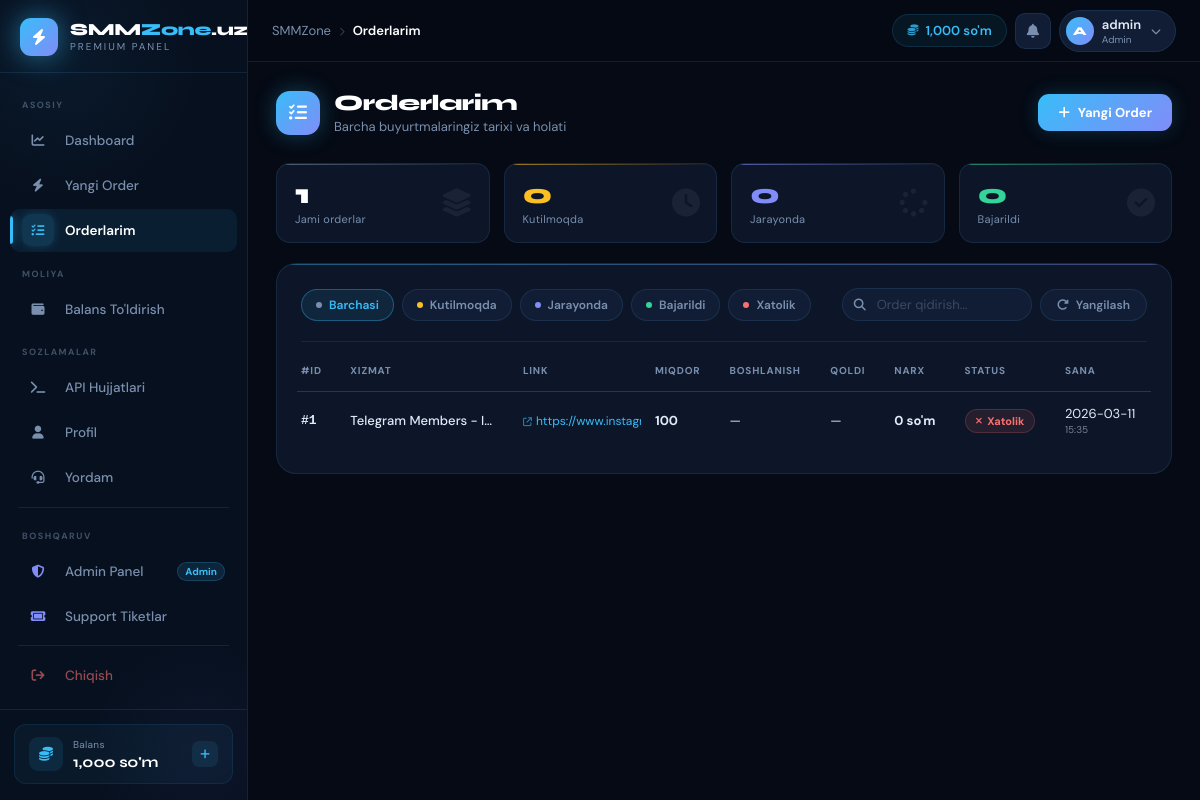
The page /orders (signed in) on the database as committed earlier.
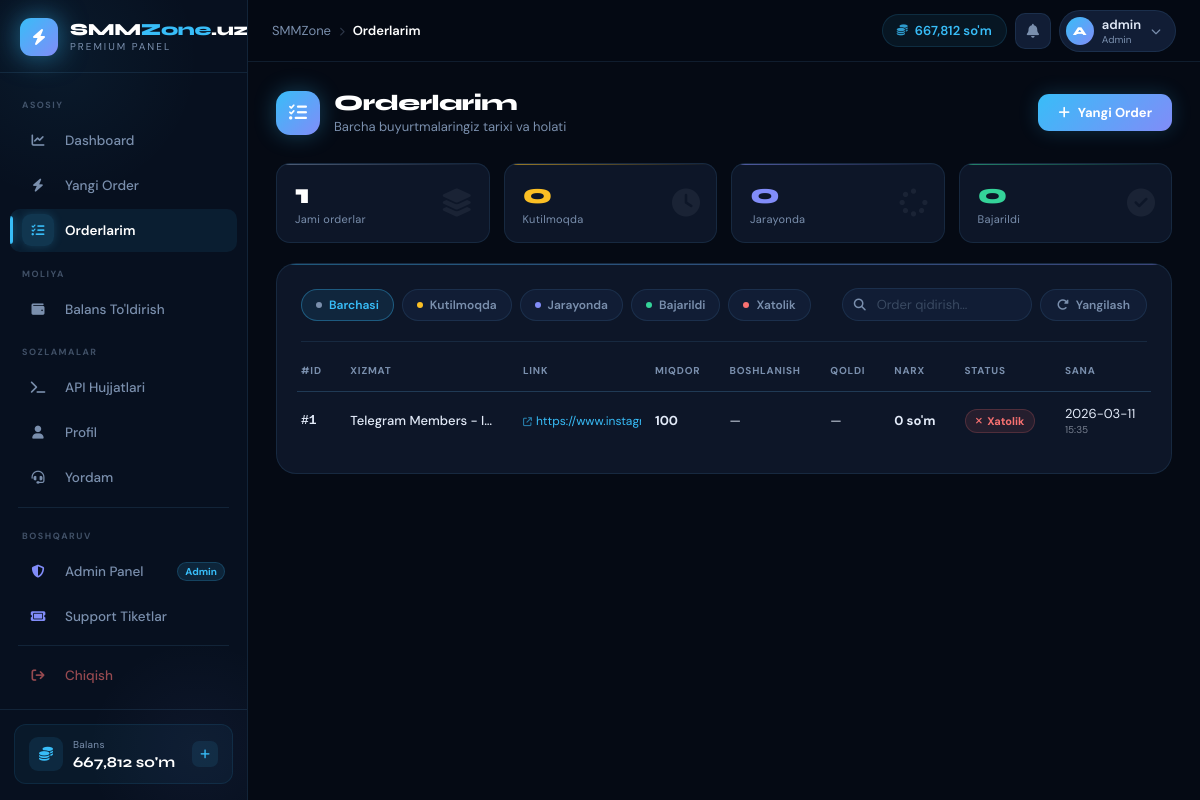
The same page on the database as committed later.
### tables this page shows
CREATE TABLE users (
    id           INTEGER PRIMARY KEY AUTOINCREMENT,
    username     TEXT UNIQUE NOT NULL,
    email        TEXT UNIQUE NOT NULL,
    password     TEXT NOT NULL,
    balance      REAL DEFAULT 0,
    role         TEXT DEFAULT 'user',
    api_key      TEXT UNIQUE,
    total_spent  REAL DEFAULT 0,
    total_orders INTEGER DEFAULT 0,
    ref_code     TEXT UNIQUE,
    referred_by  INTEGER,
    ref_earnings REAL DEFAULT 0,
    is_active    INTEGER DEFAULT 1,
    created_at   TEXT DEFAULT (datetime('now'))
);

### services/user_service.py (the view)
@user_bp.route("/orders")
@login_required
def orders():
    db     = get_db()
    u      = current_user()
    page   = max(1, int(request.args.get("page", 1)))
    status = request.args.get("status", "")
    limit  = 20
    where  = "WHERE o.user_id=?"
    params = [u["id"]]
    if status:
        where += " AND o.status=?"
        params.append(status)
    rows = r2l(db.execute(
        f"SELECT o.*, s.name as svc_name FROM orders o "
        f"JOIN services s ON o.service_id=s.id "
        f"{where} ORDER BY o.created_at DESC LIMIT ? OFFSET ?",
        params + [limit, (page - 1) * limit]
    ).fetchall())
    total = db.execute(f"SELECT COUNT(*) FROM orders o {where}", params).fetchone()[0]
    return render_template("orders.html", user=r2d(u), orders=rows,
                           page=page, total=total, limit=limit, status=status)

### database/db.py (called while the page is built)
def get_db():
    if "db" not in g:
        g.db = sqlite3.connect(DATABASE)
        g.db.row_factory = sqlite3.Row
    return g.db

def r2d(row):
    if row is None:
        return None
    return dict(row)

def r2l(rows):
    return [dict(row) for row in rows]

### main.py (called while the page is built)
@app.context_processor
def inject_globals():
    user_balance = 0
    if "user_id" in session:
        db = get_db()
        u  = db.execute("SELECT balance FROM users WHERE id=?", (session["user_id"],)).fetchone()
        if u: user_balance = u["balance"]
        session["balance"] = user_balance
    return {"site_name": Config.SITE_NAME, "user_balance": user_balance}

### services/user_service.py (called while the page is built)
def current_user():
    db = get_db()
    return db.execute("SELECT * FROM users WHERE id=?", (session["user_id"],)).fetchone()

### templates/orders.html (shortened to what the changed rows need)
{% extends "base.html" %}
{% block content %}
<div class="ord-header">
  <div class="ord-header-left">
    <div class="ord-header-icon"><i class="fas fa-list-check"></i></div>
    <div>
      <div class="ord-title">Orderlarim</div>
      <div class="ord-subtitle">Barcha buyurtmalaringiz tarixi va holati</div>
    </div>
  </div>
  <a href="/new-order" style="display:inline-flex;align-items:center;gap:8px;padding:10px 20px;background:var(--grad);border-radius:11px;color:#fff;font-size:13px;font-weight:700;text-decoration:none;box-shadow:0 0 20px rgba(56,189,248,0.2);transition:all .2s"
     onmouseover="this.style.opacity='.88'" onmouseout="this.style.opacity='1'">
    <i class="fas fa-plus"></i> Yangi Order
  </a>
</div>
<div class="ord-stats">
  <div class="ord-stat-card s-all">
    <div class="ord-stat-num">{{ orders | length }}</div>
    <div class="ord-stat-lbl">Jami orderlar</div>
    <i class="fas fa-layer-group ord-stat-icon"></i>
  </div>
  <div class="ord-stat-card s-pending">
    <div class="ord-stat-num">{{ orders | selectattr('status','equalto','Pending') | list | length }}</div>
    <div class="ord-stat-lbl">Kutilmoqda</div>
    <i class="fas fa-clock ord-stat-icon"></i>
  </div>
  <div class="ord-stat-card s-process">
    <div class="ord-stat-num">{{ orders | selectattr('status','equalto','Processing') | list | length }}</div>
    <div class="ord-stat-lbl">Jarayonda</div>
    <i class="fas fa-spinner ord-stat-icon"></i>
  </div>
  <div class="ord-stat-card s-done">
    <div class="ord-stat-num">{{ orders | selectattr('status','equalto','Completed') | list | length }}</div>
    <div class="ord-stat-lbl">Bajarildi</div>
    <i class="fas fa-check-circle ord-stat-icon"></i>
  </div>
</div>
<div class="ord-card">
  <div class="ord-toolbar">
    {% for st, label, dot_color in [
      ('',           'Barchasi',   '#7a8fad'),
      ('Pending',    'Kutilmoqda', '#fbbf24'),
      ('Processing', 'Jarayonda',  '#818cf8'),
      ('Completed',  'Bajarildi',  '#34d399'),
      ('Failed',     'Xatolik',    '#f87171')
    ] %}
    <a href="/orders?status={{ st }}"
       class="flt-btn {% if status == st %}active{% endif %}">
      <span class="flt-dot" style="background:{{ dot_color }}"></span>
      {{ label }}
    </a>
    {% endfor %}
    <div class="ord-search">
      <input type="text" placeholder="Order qidirish..." id="ord-search-inp" oninput="searchOrders(this.value)">
    </div>
    <form method="POST" action="/api/sync-orders" id="sync-form">
      <button type="submit" class="sync-btn" id="sync-btn" onclick="startSync(event)">
        <i class="fas fa-rotate-right"></i> Yangilash
      </button>
    </form>
  </div>
  <div class="ord-table-wrap">
    <table class="ord-table" id="ord-table">
      <thead>
        <tr>
          <th>#ID</th>
          <th>Xizmat</th>
          <th>Link</th>
          <th>Miqdor</th>
          <th>Boshlanish</th>
          <th>Qoldi</th>
          <th>Narx</th>
          <th>Status</th>
          <th>Sana</th>
        </tr>
      </thead>
      <tbody id="ord-tbody">
        {% for o in orders %}
        <tr style="animation-delay:{{ loop.index0 * 0.04 }}s">
          <td class="td-id">#{{ o.id }}</td>
          <td class="td-svc" title="{{ o.svc_name }}">{{ o.svc_name }}</td>
          <td class="td-link">
            <a href="{{ o.link }}" target="_blank" rel="noopener" title="{{ o.link }}">
              <i class="fas fa-arrow-up-right-from-square" style="font-size:9px;opacity:.6"></i>
              {{ o.link | truncate(28, True, '…') }}
            </a>
          </td>
          <td class="td-qty">
            {{ "{:,}".format(o.quantity) }}
          </td>
          <td class="td-num">{{ o.start_count or '—' }}</td>
          <td class="td-num">{{ o.remains or '—' }}</td>
          <td class="td-price">{{ "{:,.0f}".format(o.price) }} so'm</td>
          <td>
            {% if o.status == 'Completed' %}
              <span class="badge badge-green"><i class="fas fa-check"></i> Bajarildi</span>
            {% elif o.status == 'Processing' %}
              <span class="badge badge-blue"><i class="fas fa-spinner"></i> Jarayonda</span>
            {% elif o.status == 'Pending' %}
              <span class="badge badge-yellow"><i class="fas fa-clock"></i> Kutilmoqda</span>
            {% elif o.status == 'Failed' %}
              <span class="badge badge-red"><i class="fas fa-xmark"></i> Xatolik</span>
            {% elif o.status == 'Partial' %}
              <span class="badge badge-yellow"><i class="fas fa-circle-half-stroke"></i> Qisman</span>
            {% elif o.status == 'Cancelled' %}
              <span class="badge badge-gray"><i class="fas fa-ban"></i> Bekor</span>
            {% else %}
              <span class="badge badge-gray">{{ o.status }}</span>
            {% endif %}
          </td>
          <td class="td-date">
            <div>{{ o.created_at[:10] }}</div>
            <div style="font-size:10px;opacity:.5;margin-top:1px">{{ o.created_at[11:16] }}</div>
          </td>
        </tr>
        {% endfor %}
      </tbody>
    </table>
  </div>
</div>
{% endblock %}

### templates/base.html (shortened to what the changed rows need)
<!DOCTYPE html>
<html lang="uz">
<head>
<link rel="stylesheet" href="https://cdnjs.cloudflare.com/ajax/libs/font-awesome/6.5.0/css/all.min.css">
</head>
<body>
{% if 'user_id' in session %}
<aside class="sidebar" id="sidebar">
  <a href="/dashboard" class="sidebar-brand">
    <div class="brand-icon"><i class="fas fa-bolt"></i></div>
    <div class="brand-text">
      <div class="brand-name">SMM<span>Zone</span>.uz</div>
      <div class="brand-tag">PREMIUM PANEL</div>
    </div>
  </a>
  <nav class="sidebar-nav">
    <div class="nav-section-label">Asosiy</div>
    <a href="/dashboard" class="nav-item {% if request.path == '/dashboard' %}active{% endif %}">
      <div class="nav-item-icon"><i class="fas fa-chart-line"></i></div>
      <span class="nav-item-label">Dashboard</span>
    </a>
    <a href="/new-order" class="nav-item {% if request.path == '/new-order' %}active{% endif %}">
      <div class="nav-item-icon"><i class="fas fa-bolt"></i></div>
      <span class="nav-item-label">Yangi Order</span>
    </a>
    <a href="/orders" class="nav-item {% if request.path == '/orders' %}active{% endif %}">
      <div class="nav-item-icon"><i class="fas fa-list-check"></i></div>
      <span class="nav-item-label">Orderlarim</span>
    </a>
    <div class="nav-section-label">Moliya</div>
    <a href="/add-funds" class="nav-item {% if request.path == '/add-funds' %}active{% endif %}">
      <div class="nav-item-icon"><i class="fas fa-wallet"></i></div>
      <span class="nav-item-label">Balans To'ldirish</span>
    </a>
    <div class="nav-section-label">Sozlamalar</div>
    <a href="/api-docs" class="nav-item {% if request.path == '/api-docs' %}active{% endif %}">
      <div class="nav-item-icon"><i class="fas fa-terminal"></i></div>
      <span class="nav-item-label">API Hujjatlari</span>
    </a>
    <a href="/profile" class="nav-item {% if request.path == '/profile' %}active{% endif %}">
      <div class="nav-item-icon"><i class="fas fa-user"></i></div>
      <span class="nav-item-label">Profil</span>
    </a>
    <a href="/support" class="nav-item {% if request.path == '/support' %}active{% endif %}">
      <div class="nav-item-icon"><i class="fas fa-headset"></i></div>
      <span class="nav-item-label">Yordam</span>
    </a>
    {% if session.role == 'admin' %}
    <div class="nav-section-label">Boshqaruv</div>
    <a href="/admin/" class="nav-item is-admin {% if request.path == '/admin/' %}active{% endif %}">
      <div class="nav-item-icon"><i class="fas fa-shield-halved"></i></div>
      <span class="nav-item-label">Admin Panel</span>
      <span class="nav-item-badge">Admin</span>
    </a>
    <a href="/admin/support" class="nav-item is-admin {% if request.path == '/admin/support' %}active{% endif %}">
      <div class="nav-item-icon"><i class="fas fa-ticket"></i></div>
      <span class="nav-item-label">Support Tiketlar</span>
    </a>
    {% endif %}
    <a href="/logout" class="nav-item is-logout">
      <div class="nav-item-icon"><i class="fas fa-arrow-right-from-bracket"></i></div>
      <span class="nav-item-label">Chiqish</span>
    </a>
  </nav>
  <div class="sidebar-footer">
    <div class="sidebar-balance">
      <div class="sb-bal-icon"><i class="fas fa-coins"></i></div>
      <div>
        <div class="sb-bal-label">Balans</div>
        <div class="sb-bal-val">{{ "{:,.0f}".format(user_balance) }} so'm</div>
      </div>
      <a href="/add-funds" class="sb-bal-link" title="To'ldirish">
        <i class="fas fa-plus"></i>
      </a>
    </div>
  </div>
</aside>
<div class="main-wrap">
  <header class="topbar">
    <div class="topbar-breadcrumb">
      <span>SMMZone</span>
      <span class="bc-sep"><i class="fas fa-chevron-right" style="font-size:9px"></i></span>
      <span class="bc-current">
        {% if '/dashboard' in request.path %}Dashboard
        {% elif '/new-order' in request.path %}Yangi Order
        {% elif '/orders' in request.path %}Orderlarim
        {% elif '/add-funds' in request.path %}Balans
        {% elif '/profile' in request.path %}Profil
        {% elif '/api-docs' in request.path %}API
        {% elif '/support' in request.path %}Yordam
        {% elif '/admin' in request.path %}Admin
        {% else %}Sahifa{% endif %}
      </span>
    </div>
    <div class="topbar-right">
      <div class="topbar-balance">
        <i class="fas fa-coins"></i>
        <span>{{ "{:,.0f}".format(user_balance) }} so'm</span>
      </div>
      <a href="#" class="topbar-notif" title="Bildirishnomalar">
        <i class="fas fa-bell"></i>
      </a>
      <a href="/profile" class="topbar-user">
        <div class="topbar-user-avatar">{{ session.username[0].upper() if session.username else 'U' }}</div>
        <div>
          <div class="topbar-user-name">{{ session.username }}</div>
          <div class="topbar-user-role">{% if session.role == 'admin' %}Admin{% else %}Foydalanuvchi{% endif %}</div>
        </div>
        <i class="fas fa-chevron-down"></i>
      </a>
    </div>
  </header>
  <main class="content">
    {% block content %}{% endblock %}
  </main>
</div>
{% else %}
{% block auth_content %}{% endblock %}
{% endif %}
</body>
</html>

Rows that differ between the two databases and show on the page:
changed users: balance "1,000" → "667,812"
